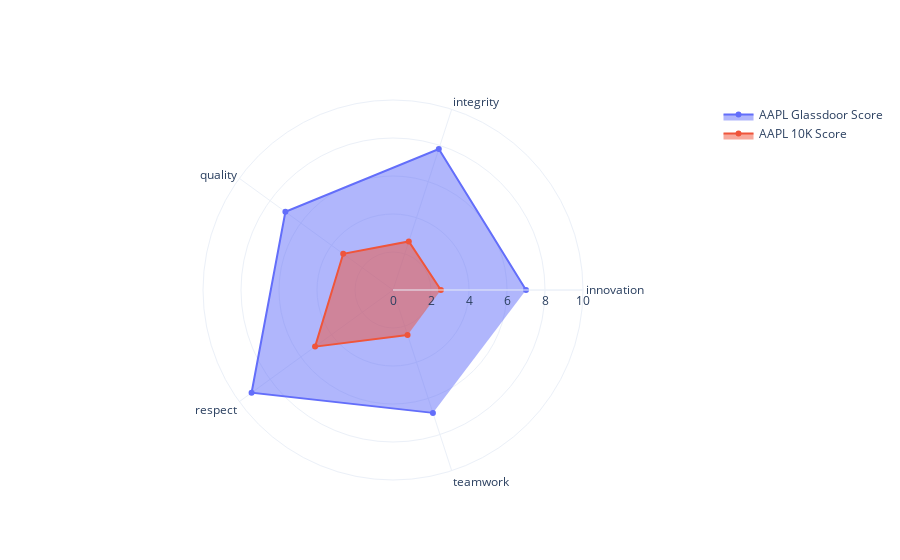

Write notebook code for a chart like this one.
### Code cell
# plot unfilled scatter plot 
px.line_polar(data, r = pd.Series(data.loc[0, plt_vars].values), 
			theta=plt_vars,line_close=True
			) 

ticker = data.loc[0,'tickers']

# plot filled star plot 
fig = go.Figure(data=go.Scatterpolar( 
r=pd.Series(data.loc[0,plt_vars].values), 
theta=plt_vars, 
fill='toself',
name = f'{ticker} 10K Score'
))

fig.update_layout( 
polar=dict( 
	radialaxis=dict(
	visible=True, 
	range=[0, 10]
	), 
), 
showlegend=True
)

# plot star plot for comparison 
fig = go.Figure() 

fig.add_trace(go.Scatterpolar( 
	r=pd.Series(glassdoor.loc[0,plt_vars].values), 
	theta=plt_vars,
	fill='toself',
    name = f'{ticker.upper()} Glassdoor Score'
)) 
fig.add_trace(go.Scatterpolar( 
	r=pd.Series(data.loc[0,plt_vars].values), 
	theta=plt_vars, 
	fill='toself',
    name = f'{ticker.upper()} 10K Score'
)) 

fig.update_layout( 
polar=dict( 
	radialaxis=dict( 
	visible=True,
    range=[0, 10]
		)), 
	template = 'plotly_white',

showlegend=True
) 

fig.show()

### Figure 1 — Plotly figure (JSON) as saved in the notebook; plotly's stock layout.template omitted (floating-point values rounded to 4 significant figures)
{"data": [{"fill": "toself", "name": "AAPL Glassdoor Score", "r": [7, 7.8, 7, 9.2, 6.8], "theta": ["innovation", "integrity", "quality", "respect", "teamwork"], "type": "scatterpolar"}, {"fill": "toself", "name": "AAPL 10K Score", "r": [2.521, 2.69, 3.239, 5.07, 2.485], "theta": ["innovation", "integrity", "quality", "respect", "teamwork"], "type": "scatterpolar"}], "layout": {"polar": {"radialaxis": {"range": [0, 10], "visible": true}}, "showlegend": true}}
